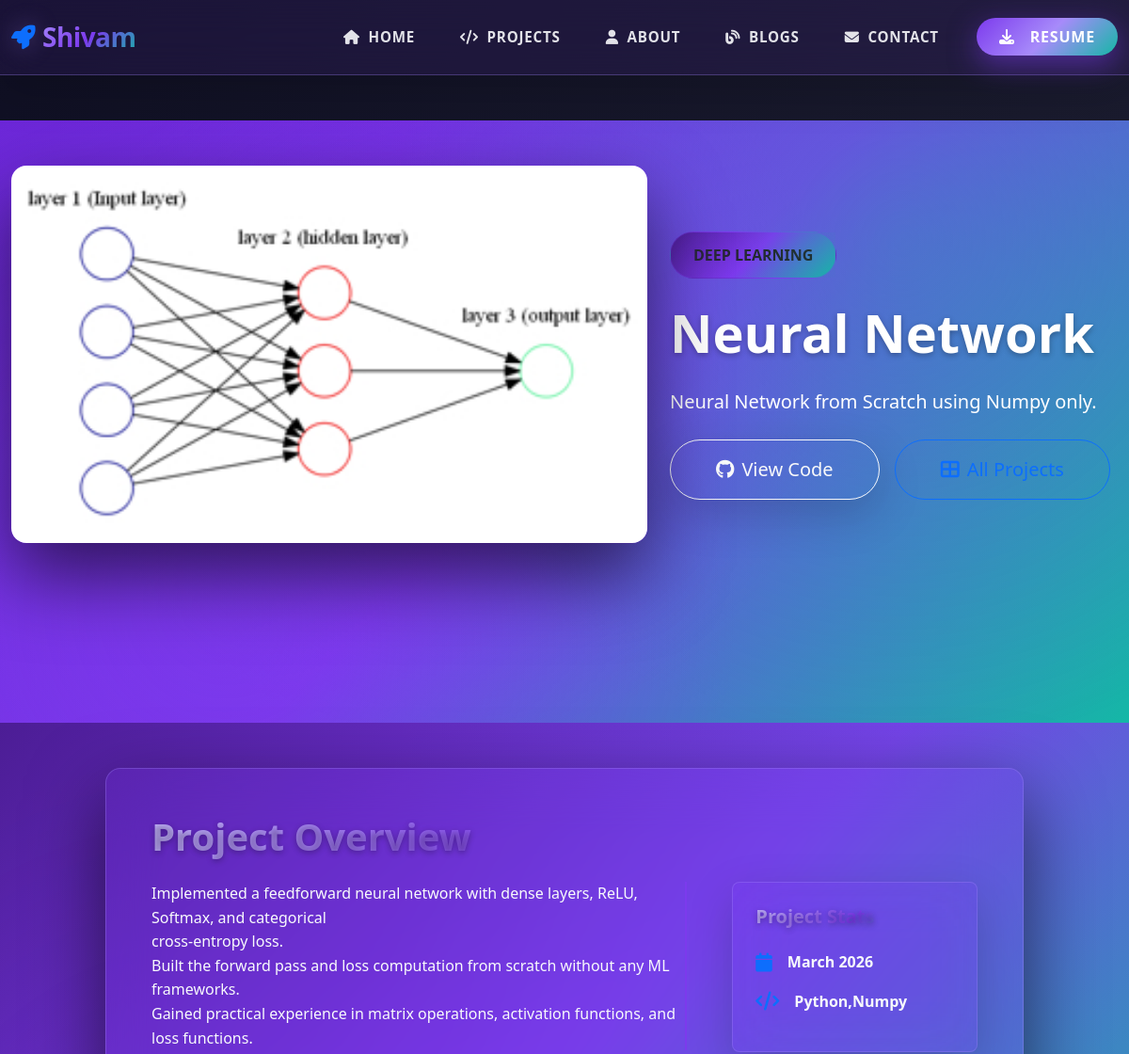
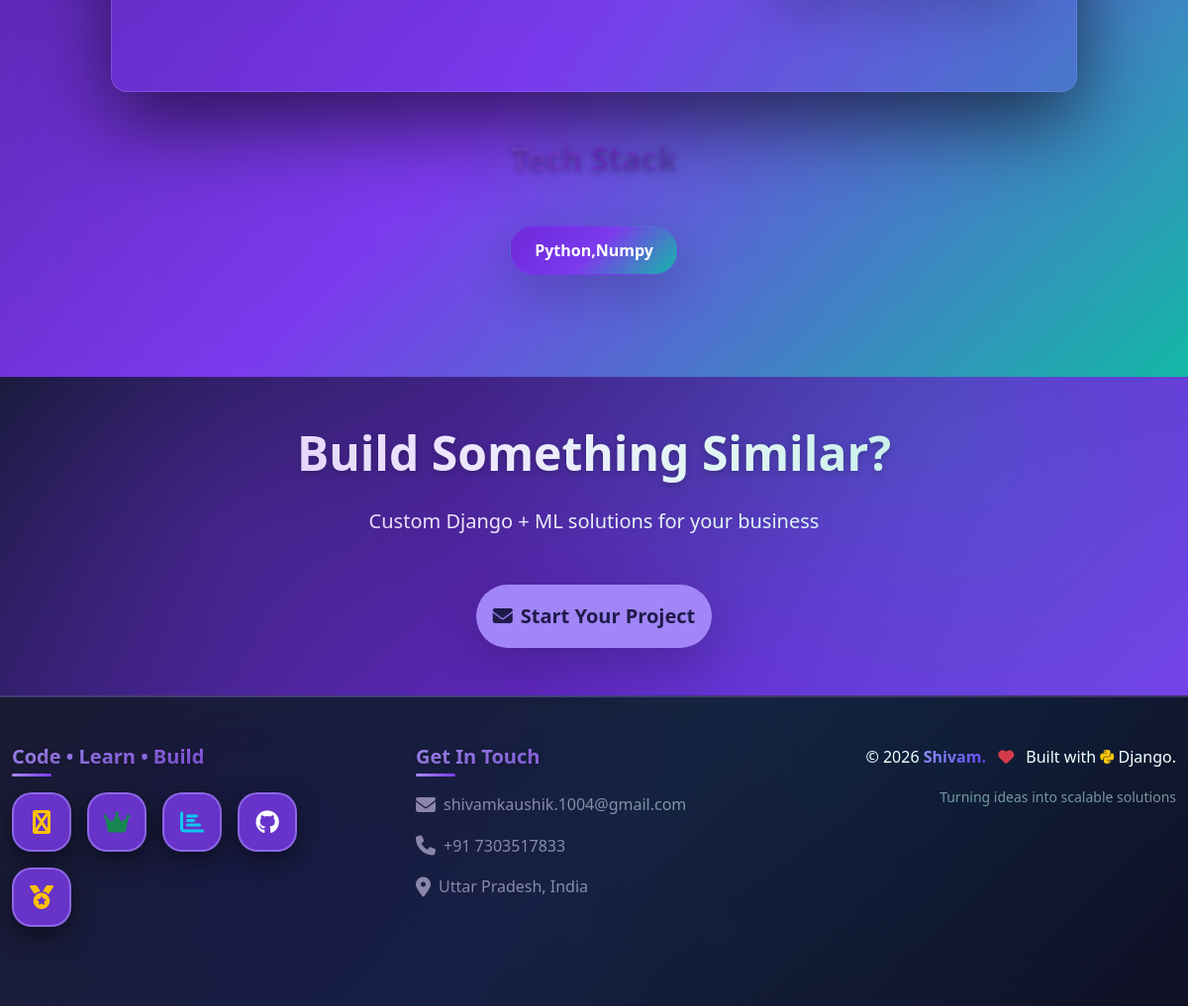
Page /projects/neural-network/ on the committed database (2 pictures, top to bottom).
### apps/core/models.py (models this page shows, shortened)
class Project(models.Model):
    title = models.CharField(max_length=200)
    slug = models.SlugField(unique=True, blank=True)  # ← ADD null=True
    description = models.TextField()
    short_description = models.CharField(max_length=300, blank=True)
    image = models.ImageField(upload_to='projects/', blank=True)
    category = models.CharField(max_length=100, default='Django')
    technologies = models.TextField(blank=True)  # "Django, PostgreSQL, React"
    github_url = models.URLField(blank=True)
    live_url = models.URLField(blank=True)
    featured = models.BooleanField(default=False)
    created_at = models.DateTimeField(auto_now_add=True)
    class Meta:
        ordering = ['-created_at']

### apps/core/views.py (the view)
# urls.py: path('projects/<slug:slug>/', views.ProjectDetailView.as_view(), name='project_detail'),
class ProjectDetailView(DetailView):
    model = Project
    template_name = 'core/project_detail.html'
    context_object_name = 'project'
    slug_field = 'slug'
    slug_url_kwarg = 'slug'
    def get_object(self, queryset=None):
        slug = self.kwargs.get('slug')
        return get_object_or_404(Project, slug=slug)
    def get_context_data(self, **kwargs):
        context = super().get_context_data(**kwargs)
        project = self.get_object()
        context['related_projects'] = Project.objects.filter(
            category=project.category
        ).exclude(slug=project.slug)[:3]
        context['stats'] = Stat.objects.all()
        context['skills'] = Skill.objects.all()[:4]
        return context

### apps/core/templates/core/project_detail.html (shortened to what this page needs)
{% extends "base.html" %}
{% load static %}
{% block content %}
<section class="hero-section py-5 bg-gradient-primary text-white position-relative overflow-hidden">
    <div class="container">
        <div class="row align-items-center">
            <div class="col-lg-7">
                {% if project.image %}
                <img src="{{ project.image.url }}" class="img-fluid rounded-4 shadow-xl w-100 mb-4" alt="{{ project.title }}" loading="lazy">
                {% endif %}
            </div>
            <div class="col-lg-5 text-center text-lg-start">
                <span class="badge bg-light text-dark fs-6 px-4 py-3 mb-4 rounded-pill fw-semibold">
                    {{ project.category|upper|default:"DJANGO PROJECT" }}
                </span>
                <h1 class="display-4 fw-bold mb-4">{{ project.title }}</h1>
                <p class="lead fs-5 mb-4 opacity-90">{{ project.short_description|default:project.description|truncatewords:30 }}</p>
                <div class="d-flex gap-3 flex-wrap">
                    {% if project.github_url %}
                    <a href="{{ project.github_url }}" target="_blank" class="btn btn-outline-light btn-lg px-5 py-3 rounded-pill shadow-lg">
                        <i class="fab fa-github me-2"></i>View Code
                    </a>
                    {% endif %}
                    <a href="{% url 'core:projects' %}" class="btn btn-outline-primary btn-lg px-5 py-3 rounded-pill">
                        <i class="fas fa-th-large me-2"></i>All Projects
                    </a>
                </div>
            </div>
        </div>
    </div>
</section>
<section class="py-5 bg-light">
    <div class="container">
        <div class="row justify-content-center">
            <div class="col-lg-10">
                <div class="glassmorphism p-5 rounded-4 shadow-xl mb-5">
                    <h2 class="fw-bold mb-4 fs-1 gradient-text">Project Overview</h2>
                    <div class="row g-5">
                        <div class="col-lg-8">
                            <div class="project-description">{{ project.description|linebreaks }}</div>
                        </div>
                        <div class="col-lg-4">
                            <div class="glassmorphism p-4 rounded-3 shadow-lg">
                                <h5 class="fw-bold mb-4 gradient-text">Project Stats</h5>
                                <ul class="list-unstyled">
                                    <li class="mb-3 d-flex align-items-center">
                                        <i class="fas fa-calendar text-primary me-3 fs-5"></i>
                                        <strong>{{ project.created_at|date:"F Y" }}</strong>
                                    </li>
                                    {% if project.technologies %}
                                    <li class="mb-3 d-flex align-items-center">
                                        <i class="fas fa-code text-primary me-3 fs-5"></i>
                                        <strong>{{ project.technologies }}</strong>
                                    </li>
                                    {% endif %}
                                </ul>
                            </div>
                        </div>
                    </div>
                </div>
                {% if project.technologies %}
                <div class="text-center mb-5">
                    <h3 class="fw-bold mb-5 fs-2 gradient-text">Tech Stack</h3>
                    <div class="row g-3 justify-content-center">
                        {% for tech in project.technologies.split %}
                        <div class="col-auto">
                            <span class="badge bg-gradient-primary text-white px-4 py-3 rounded-pill shadow-lg fs-6 hover-scale">
                                {{ tech }}
                            </span>
                        </div>
                        {% endfor %}
                    </div>
                </div>
                {% endif %}
            </div>
        </div>
    </div>
</section>
<section class="py-5 text-center bg-dark text-white">
    <div class="container">
        <h2 class="display-5 fw-bold mb-4">Build Something Similar?</h2>
        <p class="lead mb-5 opacity-90">Custom Django + ML solutions for your business</p>
        <a href="{% url 'contacts:contact' %}" class="btn btn-light btn-lg px-6 py-3 shadow-lg rounded-pill">
            <i class="fas fa-envelope me-2"></i>Start Your Project
        </a>
    </div>
</section>
{% endblock %}

### rows in the picture
Project: image (picture), category "DEEP LEARNING", title "Neural Network", short_description "Neural Network from Scratch using Numpy only.", description "Implemented a feedforward neural network with dense layers, ReLU, Softmax, and categorical cross-entropy loss. Built the forward pass and loss computation from scratch without any ML frameworks. Gained practical experience in matrix operations, activation functions, and loss functions.", created_at "March 2026", technologies "Python,Numpy", split "Python,Numpy"
